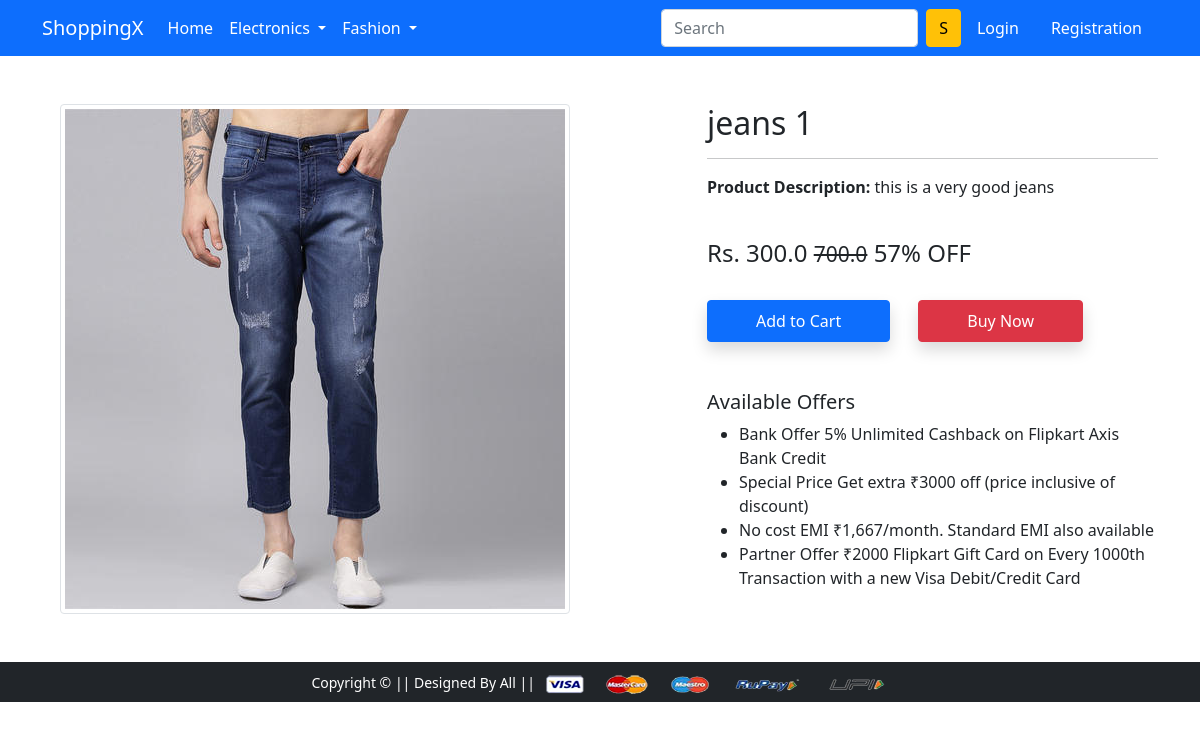
Screenshot of /product-detail/1 with the database file from the repository.
### app/models.py (models this page shows, shortened)
class Product(models.Model):
    title = models.CharField(max_length=100)
    selling_price = models.FloatField()
    discounted_price = models.FloatField()
    description = models.TextField()
    brand = models.CharField(max_length=100)
    category = models.CharField(max_length=2, choices= category_choices)
    product_image = models.ImageField(upload_to = 'product image')

### app/views.py (the view)
# urls.py: path('product-detail/<int:pk>', views.ProductDetailView.as_view(), name='product-detail'),
class ProductDetailView(View):
    def get(self,request,pk):
        product =Product.objects.get(pk=pk)
        user = request.user
        exist = False
        if user.is_authenticated:
            cart = Cart.objects.filter(user=user,product=product)
            if cart.exists():
                exist=True
        real_price = product.selling_price - product.discounted_price
        percentage =  int((product.discounted_price/product.selling_price)*100)
        context = {
            'product':product,
            'real_price':real_price,
            'percentage':percentage,
            'exist':exist,
        }
        return render(request, 'app/productdetail.html', context)

### templates/app/productdetail.html (shortened to what this page needs)
{% extends 'app/base.html' %}
{% load static %}
{% load filters %}
{% block main-content %}
<div class="container my-5">
 <div class="row">
  <div class="col-sm-6 text-center align-self-center">
   <img src="{{product.product_image.url}}" alt="" class="img-fluid img-thumbnail">
  </div>
  <div class="col-sm-5 offset-sm-1">
   <h2>{{product.title}}</h2>
   <hr>
   <p> <b>Product Description: </b> {{product.description}}</p> <br>
   <h4>Rs. {{real_price}} <small class="fw-light text-decoration-line-through">{{product.selling_price}}</small>  <span>{{percentage}}% OFF </span> </h4> <br>
    {% if request.user.is_authenticated %}
        {% if exist %}
        <a href = '{% url 'show_cart' %}' class="btn btn-warning shadow px-5 py-2"> Go To Cart </a>
        {% else %}
            <form action="{% url 'add-to-cart' %}" , class ='d-inline' method="post">
                {% csrf_token %}
                <input type='hidden' name='prod-id' value ={{product.id}} id='prod-id'>
                <button type='submit' class="btn btn-primary shadow px-5 py-2">Add to Cart</button>
            </form>
            <a href="{% url 'checkout' %}?buynow=yes&prod-id={{product.id}}" class="btn btn-danger shadow px-5 py-2 ms-4">Buy Now</a>
        {% endif %}
        {% else %}
        <a href = '{% url 'login' %}' class="btn btn-primary shadow px-5 py-2"> Add to Cart </a>
        <a href="{% url 'login' %}" class="btn btn-danger shadow px-5 py-2 ms-4">Buy Now</a>
   {% endif %}
   <h5 class="mt-5">Available Offers</h5>
   <ul>
    <li>Bank Offer 5% Unlimited Cashback on Flipkart Axis Bank Credit</li>
    <li>Special Price Get extra ₹3000 off (price inclusive of discount)</li>
    <li>No cost EMI ₹1,667/month. Standard EMI also available</li>
    <li>Partner Offer ₹2000 Flipkart Gift Card on Every 1000th Transaction with a new Visa Debit/Credit Card</li>
   </ul>
  </div>
 </div>
</div>
{% endblock main-content %}

### rows the page displays
Product: product_image (picture), title "jeans 1", description "this is a very good jeans", selling_price "700.0"

### other values shown
{{ real_price }} "300.0"
{{ percentage }} "57"
